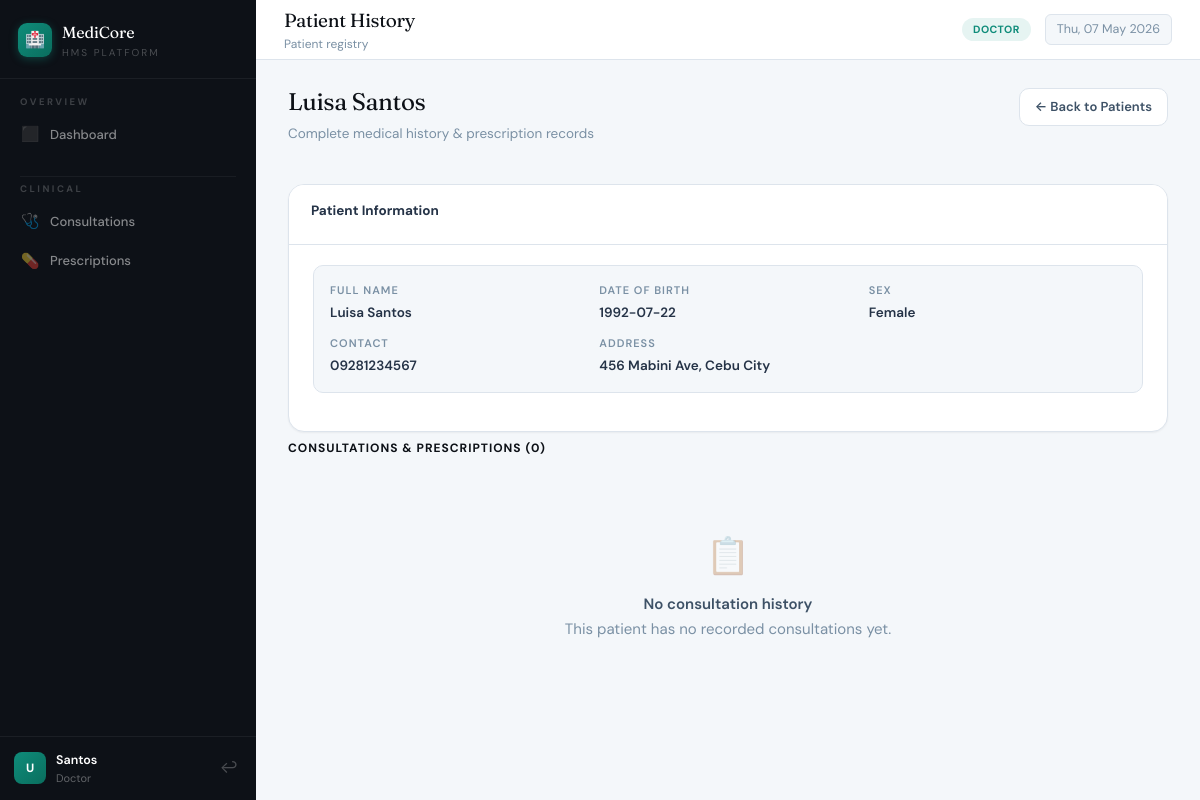
/admin/patient_history.php?id=2 (signed in), run on the app's committed database.
### tables this page shows
CREATE TABLE patients (
    id         INT AUTO_INCREMENT PRIMARY KEY,
    firstname  VARCHAR(100) NOT NULL,
    lastname   VARCHAR(100) NOT NULL,
    birthdate  DATE,
    sex        ENUM('Male','Female','Other'),
    address    TEXT,
    contact    VARCHAR(20),
    created_at TIMESTAMP DEFAULT CURRENT_TIMESTAMP
);

### includes/auth.php (called while the page is built, shortened)
<?php
function isAdmin(): bool    { return ($_SESSION['role'] ?? '') === 'admin'; }
function currentUser(): array {
    return [
        'id'        => $_SESSION['user_id']   ?? null,
        'name'      => $_SESSION['user_name'] ?? '',
        'initials'  => $_SESSION['initials']  ?? 'U',
        'role'      => $_SESSION['role']      ?? '',
        'doctor_id' => $_SESSION['doctor_id'] ?? null,
    ];
}

### includes/functions.php (called while the page is built, shortened)
<?php
require_once __DIR__ . '/db.php';
function e(string $s): string {
    return htmlspecialchars($s, ENT_QUOTES, 'UTF-8');
}
function getPatientById(int $id): ?array {
    $s = getDB()->prepare("SELECT * FROM patients WHERE id=?");
    $s->execute([$id]); return $s->fetch() ?: null;
}
function getPatientHistory(int $pid): array {
    $s = getDB()->prepare(
        "SELECT c.*, u.firstname AS d_fn, u.lastname AS d_ln
         FROM consultations c JOIN appointments a ON c.appointment_id=a.id
         JOIN doctors d ON a.doctor_id=d.id JOIN users u ON d.user_id=u.id
         WHERE a.patient_id=? ORDER BY c.consultation_date DESC"
    );
    $s->execute([$pid]); $rows = $s->fetchAll();
    return $rows;
}

### includes/db.php (called while the page is built, shortened)
<?php
function getDB(): PDO {
    static $pdo = null;
    if ($pdo === null) {
        try {
            $pdo = new PDO(
                'mysql:host=' . DB_HOST . ';dbname=' . DB_NAME . ';charset=utf8mb4',
                DB_USER, DB_PASS,
                [
                    PDO::ATTR_ERRMODE            => PDO::ERRMODE_EXCEPTION,
                    PDO::ATTR_DEFAULT_FETCH_MODE => PDO::FETCH_ASSOC,
                    PDO::ATTR_EMULATE_PREPARES   => false,
                ]
            );
        } catch (PDOException $e) {
            error_log('DB Connection Error: ' . $e->getMessage());
            die('<div style="font-family:sans-serif;padding:40px;color:#dc2626;max-width:600px">
                <h2>⚠️ Database Connection Failed</h2>
                <p style="color:#64748b;">Could not connect to <strong>' . DB_NAME . '</strong> on <strong>' . DB_HOST . '</strong>.</p>
                <p style="color:#94a3b8;font-size:14px;">Check your XAMPP MySQL service and credentials in <code>includes/db.php</code></p>
            </div>');
        }
    }
    return $pdo;
}

### admin/patient_history.php (the view, shortened to what this page needs)
<?php
require_once __DIR__ . '/../includes/db.php';
require_once __DIR__ . '/../includes/auth.php';
require_once __DIR__ . '/../includes/functions.php';
require_once __DIR__ . '/../includes/layout.php';
$patient = getPatientById((int)($_GET['id'] ?? 0));
$history = getPatientHistory($patient['id']);
renderLayout('patients', 'Patient History');
?>
<div class="page-header">
  <div>
    <h2><?= e($patient['firstname'] . ' ' . $patient['lastname']) ?></h2>
    <p>Complete medical history &amp; prescription records</p>
  </div>
  <a href="/hms/admin/patients.php" class="btn btn-ghost">← Back to Patients</a>
</div>
<div class="card mb-2">
  <div class="card-header"><div class="card-title">Patient Information</div></div>
  <div style="padding:20px 24px">
    <div class="detail-grid">
      <div><div class="di-label">Full Name</div><div class="di-val"><?= e($patient['firstname'].' '.$patient['lastname']) ?></div></div>
      <div><div class="di-label">Date of Birth</div><div class="di-val"><?= e($patient['birthdate']) ?></div></div>
      <div><div class="di-label">Sex</div><div class="di-val"><?= e($patient['sex']) ?></div></div>
      <div><div class="di-label">Contact</div><div class="di-val"><?= e($patient['contact']) ?></div></div>
      <div style="grid-column:span 2"><div class="di-label">Address</div><div class="di-val"><?= e($patient['address']) ?></div></div>
    </div>
  </div>
</div>
<div style="font-size:12px;font-weight:700;color:var(--gray-400);text-transform:uppercase;letter-spacing:1px;margin-bottom:16px">
  Consultations &amp; Prescriptions (<?= count($history) ?>)
</div>
<?php if ($history): foreach ($history as $c): ?>
<div class="rx-card">
  <div class="d-flex justify-content-between align-items-start mb-2">
    <div class="d-flex align-items-center gap-2">
      <div class="rx-pill-icon">🩺</div>
      <div>
        <div style="font-size:16px;font-weight:700;color:var(--gray-900)"><?= e($c['diagnosis']) ?></div>
        <div class="text-sm"><?= e($c['consultation_date']) ?> &middot; Dr. <?= e($c['d_fn'].' '.$c['d_ln']) ?></div>
      </div>
    </div>
  </div>
  <p style="font-size:13.5px;color:var(--gray-500);margin-bottom:<?= count($c['prescriptions'])>0?'16':'0' ?>px"><?= nl2br(e($c['notes'])) ?></p>
  <?php if ($c['prescriptions']): ?>
  <div style="font-size:11px;font-weight:700;color:var(--gray-400);text-transform:uppercase;letter-spacing:1px;margin-bottom:10px">Prescriptions</div>
  <div class="row g-2">
    <?php foreach ($c['prescriptions'] as $rx): ?>
    <div class="col-md-6">
      <div style="background:white;border:1px solid var(--gray-200);border-radius:8px;padding:14px">
        <div style="color:var(--teal);font-weight:700;margin-bottom:8px">💊 <?= e($rx['medicine_name']) ?></div>
        <div style="display:grid;grid-template-columns:repeat(3,1fr);gap:8px;font-size:12px">
          <div><div class="di-label">Dosage</div><div style="font-weight:600;color:var(--gray-800)"><?= e($rx['dosage']) ?></div></div>
          <div><div class="di-label">Frequency</div><div style="font-weight:600;color:var(--gray-800)"><?= e($rx['frequency']) ?></div></div>
          <div><div class="di-label">Duration</div><div style="font-weight:600;color:var(--gray-800)"><?= e($rx['duration']) ?></div></div>
        </div>
        <?php if ($rx['instructions']): ?>
        <div style="margin-top:8px;font-size:12px;color:var(--gray-400)">ℹ️ <?= e($rx['instructions']) ?></div>
        <?php endif; ?>
      </div>
    </div>
    <?php endforeach; ?>
  </div>
  <?php endif; ?>
</div>
<?php endforeach; else: ?>
<div class="empty-state"><div class="ei">📋</div><h4>No consultation history</h4><p>This patient has no recorded consultations yet.</p></div>
<?php endif; ?>
<?php renderLayoutEnd(); ?>

### includes/layout.php (shortened to what this page needs)
<?php
function renderLayout(string $active, string $title, string $sub = ''): void {
    $u = currentUser();
    $subs = [
        'dashboard'     => 'Overview &amp; statistics',
        'doctors'       => 'Manage physicians',
        'patients'      => 'Patient registry',
        'appointments'  => 'Schedule management',
        'consultations' => 'Clinical records',
        'prescriptions' => 'Medication management',
    ];
    $pageSub = $sub ?: ($subs[$active] ?? '');
?>
<!DOCTYPE html>
<html lang="en">
<head>
<link rel="stylesheet" href="https://cdn.jsdelivr.net/npm/bootstrap@5.3.0/dist/css/bootstrap.min.css">
<link rel="stylesheet" href="/hms/assets/css/style.css">
</head>
<body>
<div class="shell">
  <aside class="sidebar">
    <div class="sb-logo">
      <div class="sb-logo-row">
        <div class="sb-logo-icon">🏥</div>
        <div>
          <div class="sb-logo-name">MediCore</div>
          <div class="sb-logo-sub">HMS Platform</div>
        </div>
      </div>
    </div>
    <nav class="sb-nav">
      <div class="sb-section">
        <div class="sb-label">Overview</div>
        <a href="/hms/dashboard.php" class="nav-link <?= $active==='dashboard'?'active':'' ?>">
          <span class="nav-icon">⬛</span> Dashboard
        </a>
      </div>
      <div class="sb-sep"></div>
      <div class="sb-section">
        <div class="sb-label">Clinical</div>
        <a href="/hms/<?= isAdmin()?'admin':'doctor' ?>/consultations.php" class="nav-link <?= $active==='consultations'?'active':'' ?>">
          <span class="nav-icon">🩺</span> Consultations
        </a>
        <a href="/hms/<?= isAdmin()?'admin':'doctor' ?>/prescriptions.php" class="nav-link <?= $active==='prescriptions'?'active':'' ?>">
          <span class="nav-icon">💊</span> Prescriptions
        </a>
      </div>
    </nav>
    <div class="sb-footer">
      <div class="sb-user">
        <div class="sb-avatar"><?= e($u['initials']) ?></div>
        <div style="flex:1;min-width:0">
          <div class="sb-uname"><?= e($u['name']) ?></div>
          <div class="sb-urole"><?= ucfirst($u['role']) ?></div>
        </div>
        <a href="/hms/logout.php" class="sb-logout" title="Sign out">↩</a>
      </div>
    </div>
  </aside>
  <div class="main">
    <header class="topbar">
      <div>
        <div class="tb-title"><?= e($title) ?></div>
        <div class="tb-sub"><?= $pageSub ?></div>
      </div>
      <div class="tb-right">
        <span class="role-pill role-<?= $u['role'] ?>"><?= $u['role']==='admin'?'Administrator':'Doctor' ?></span>
        <span class="tb-date"><?= date('D, d M Y') ?></span>
      </div>
    </header>
    <div class="content">
<?php
}
function renderLayoutEnd(): void {
?>
    </div>
  </div>
</div>
</body>
</html>
<?php
}

### data on the page
patients: lastname "Santos", firstname+lastname "Luisa Santos", birthdate "1992-07-22", sex "Female", contact "09281234567", address "456 Mabini Ave, Cebu City"

### other printed values
$u['initials'] "U"
$u['role'] "Doctor"
$title "Patient History"
$pageSub "Patient registry"
count($history) "0"
